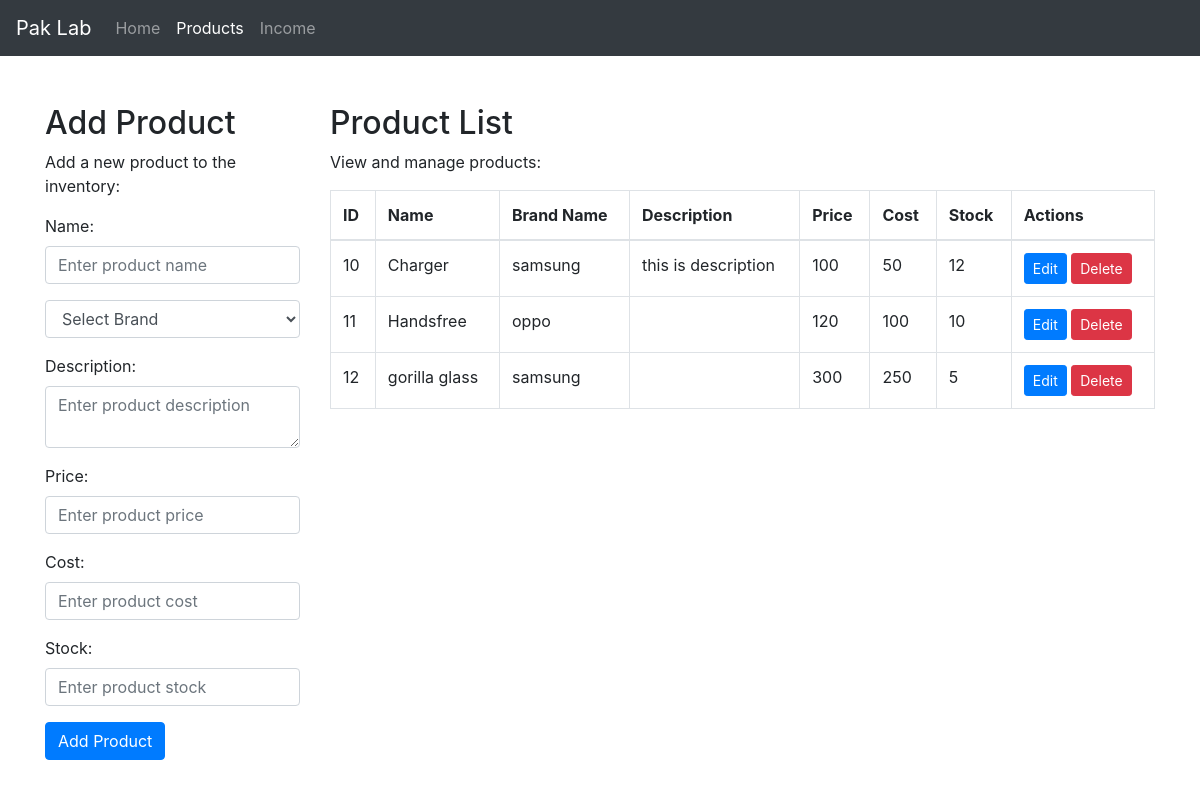
/products.php, run on the app's committed database.
### tables this page shows
CREATE TABLE `products` (
  `id` int(11) NOT NULL,
  `name` varchar(255) NOT NULL,
  `brand_name` varchar(255) NOT NULL,
  `description` text DEFAULT NULL,
  `sales_price` int(11) NOT NULL,
  `cost` int(11) NOT NULL,
  `stock` int(11) NOT NULL DEFAULT 0
);

### products.php (the view, shortened to what this page needs)
<?php include 'inc/header.php' ?>
<?php include 'inc/navbar.php' ?>
<?php include 'config/db.php' ?>
<div class="container mt-5">
  <div class="row">
    <div class="col-md-3">
      <h2>Add Product</h2>
      <p>Add a new product to the inventory:</p>
      <form method="post" class="mb-5">
        <div class="form-group">
          <label for="name">Name:</label>
          <input type="text" class="form-control" id="name" name="name" placeholder="Enter product name" required>
        </div>
        <?php
        $sql = "SELECT id, name FROM brand";
        $result = mysqli_query($conn, $sql);
        ?>
        <div class="form-group">
        <?php
        if (mysqli_num_rows($result) > 0) {
          echo '<select class="form-control" name="brand_id" id="brand_id">';
          echo '<option value="">Select Brand</option>';
          echo '</select>';
        } else {
          echo 'No data found in the brand table';
        }
        ?>
        </div>
        <div class="form-group">
          <label for="description">Description:</label>
          <textarea class="form-control" id="description" name="description" placeholder="Enter product description"></textarea>
        </div>
        <div class="form-group">
          <label for="price">Price:</label>
          <input type="number" class="form-control" id="price" name="price" placeholder="Enter product price" required>
        </div>
        <div class="form-group">
          <label for="cost">Cost:</label>
          <input type="number" class="form-control" id="cost" name="cost" placeholder="Enter product cost" required>
        </div>
        <div class="form-group">
          <label for="stock">Stock:</label>
          <input type="number" class="form-control" id="stock" name="stock" placeholder="Enter product stock" required>
        </div>
        <button type="submit" class="btn btn-primary">Add Product</button>
      </form>
    </div>
    <div class="col-md-9">
      <h2>Product List</h2>
      <p>View and manage products:</p>
      <table id="example" class="table table-bordered table-hover">
        <thead>
          <tr>
            <th>ID</th>
            <th>Name</th>
            <th>Brand Name</th>
            <th>Description</th>
            <th>Price</th>
            <th>Cost</th>
            <th>Stock</th>
            <th>Actions</th>
          </tr>
        </thead>
        <tbody>
          <?php
          $sql = "SELECT * FROM products";
          $result = mysqli_query($conn, $sql);
          if (mysqli_num_rows($result) > 0) {
            while($row = mysqli_fetch_assoc($result)) {
              echo "<tr>";
              echo "<td>" . $row["id"] . "</td>";
              echo "<td>" . $row["name"] . "</td>";
              echo "<td>" . $row["brand_name"] . "</td>";
              echo "<td>" . $row["description"] . "</td>";
              echo "<td>" . $row["sales_price"] . "</td>";
              echo "<td>" . $row["cost"] . "</td>";
              echo "<td>" . $row["stock"] . "</td>";
              echo "<td>";
              echo "<a href='edit_product.php?id=" . $row["id"] . "' class=\"btn btn-primary btn-sm\">Edit</a> ";
              echo "<a href=\"delete_product.php?id=" . $row["id"] . "\" class=\"btn btn-danger btn-sm\">Delete</a>";
              echo "</td>";
              echo "</tr>";
            }
          } else {
            echo "<tr><td colspan=\"7\">No products found.</td></tr>";
          }
          ?>
        </tbody>
      </table>
    </div>
  </div>
</div>
<?php include 'inc/footer.php' ?>

### data on the page
products: id "10", name "Charger", brand_name "samsung", description "this is description", sales_price "100", cost "50", stock "12"
products: id "11", name "Handsfree", brand_name "oppo", sales_price "120", cost "100", stock "10"
products: id "12", name "gorilla glass", brand_name "samsung", sales_price "300", cost "250", stock "5"
